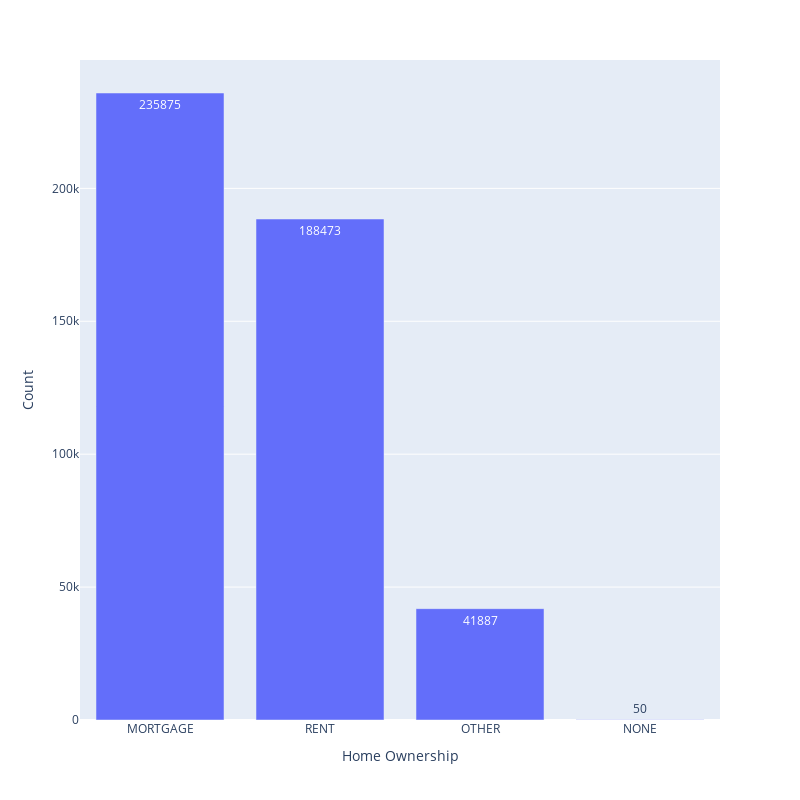

This figure's notebook cell:
### Code cell
# Menghitung jumlah masing-masing status pinjaman
Home = data.home_ownership.value_counts().reset_index()
Home.columns = ['home_ownership', 'count']

# Membuat visualisasi menggunakan plotly
fig = px.bar(Home, 
             x='home_ownership', 
             y='count', 
             labels={'home_ownership': 'Home Ownership', 'count': 'Count'},
             text='count',
             width=800,
             height=800)

# Menampilkan gambar
fig.show()

### Figure 1 — Plotly figure (JSON) as saved in the notebook; plotly's stock layout.template omitted (floating-point values rounded to 4 significant figures)
{"data": [{"alignmentgroup": "True", "hovertemplate": "Home Ownership=%{x}<br>Count=%{text}<extra></extra>", "legendgroup": "", "marker": {"color": "#636efa", "pattern": {"shape": ""}}, "name": "", "offsetgroup": "", "orientation": "v", "showlegend": false, "text": [235875, 188473, 41887, 50], "textposition": "auto", "type": "bar", "x": ["MORTGAGE", "RENT", "OTHER", "NONE"], "xaxis": "x", "y": [235875, 188473, 41887, 50], "yaxis": "y"}], "layout": {"barmode": "relative", "height": 800, "legend": {"tracegroupgap": 0}, "margin": {"t": 60}, "width": 800, "xaxis": {"anchor": "y", "domain": [0, 1], "title": {"text": "Home Ownership"}}, "yaxis": {"anchor": "x", "domain": [0, 1], "title": {"text": "Count"}}}}
